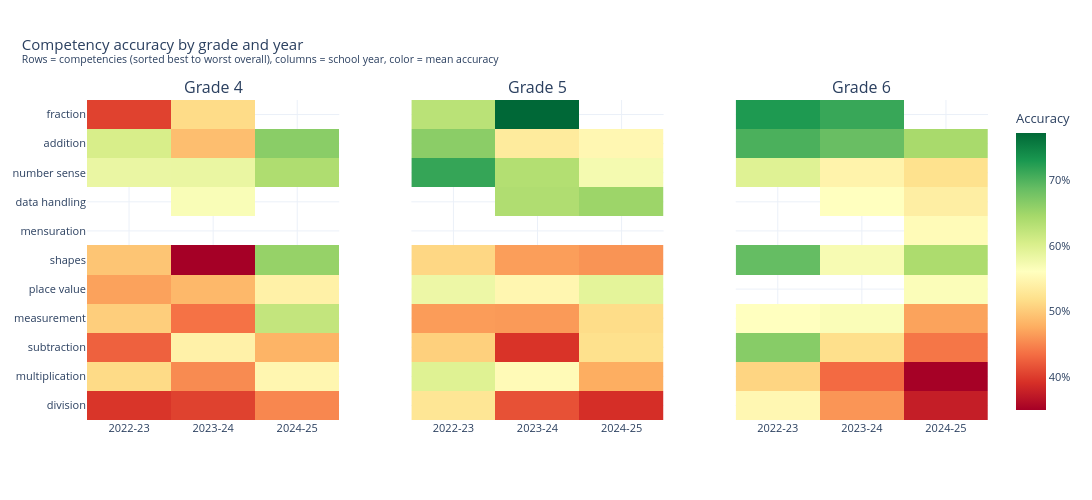

The notebook cell saved with this chart:
### Markdown cell above
### Competency-level accuracy (overall, and by grade/year)

Each question (`Q1`-`Q20`) maps to a `Competency` (e.g. "number sense",
"place value") via the per-file `Competency Mapping` sheet, and that mapping
differs by grade/year. To compute accuracy per competency we:
1. `melt` the wide `Q1..Q20` columns into a long `(grade, year, Question, correct)` table.
2. Join that with `competency_df` on `(Question, grade, year)` to attach the right competency for each row's grade/year.
3. Average `correct` per `Competency`, both overall and split by `(grade, year)`, so we can see the ranking overall as well as how it shifts across grades and years.

### Code cell
# Per-competency accuracy: melt question columns to long format, join with the
# (grade, year)-specific Competency Mapping, then average correctness by competency.
long_df = assessment_df.melt(
    id_vars=["grade", "year"],
    value_vars=question_cols,
    var_name="Question",
    value_name="correct",
)

competency_lookup = competency_df.rename(columns={"Question": "Question"})
merged = long_df.merge(competency_lookup, on=["Question", "grade", "year"], how="left")

overall_competency = merged.groupby("Competency")["correct"].mean().sort_values(ascending=False)
print("Overall competency accuracy (all grades/years combined):")
display(overall_competency)

# Accuracy per competency, split by grade and year, ordered by overall accuracy.
competency_by_grade_year = (
    merged.groupby(["Competency", "grade", "year"])["correct"]
    .mean()
    .reset_index()
)
competency_order = overall_competency.index.tolist()

fig = make_subplots(
    rows=1,
    cols=len(grades),
    subplot_titles=[f"Grade {g}" for g in grades],
    horizontal_spacing=0.08,
)

for i, grade_val in enumerate(grades, start=1):
    pivot_comp = (
        competency_by_grade_year[competency_by_grade_year["grade"] == grade_val]
        .pivot(index="Competency", columns="year", values="correct")
        .reindex(competency_order)[years]
    )
    fig.add_trace(
        go.Heatmap(
            z=pivot_comp.values,
            x=pivot_comp.columns,
            y=pivot_comp.index,
            coloraxis="coloraxis",
            hovertemplate="Competency: %{y}<br>Year: %{x}<br>Accuracy: %{z:.1%}<extra></extra>",
        ),
        row=1,
        col=i,
    )

fig.update_layout(
    title=dict(
        text="Competency accuracy by grade and year<br><sup>Rows = competencies (sorted best to worst overall), columns = school year, color = mean accuracy</sup>",
        x=0.02,
        xanchor="left",
    ),
    coloraxis=dict(colorscale="RdYlGn", colorbar=dict(title="Accuracy", tickformat=".0%")),
    template="plotly_white",
    font=dict(size=11),
    width=1100,
    height=500,
    margin=dict(t=100),
)
fig.update_yaxes(autorange="reversed", row=1, col=1)
for i in range(2, len(grades) + 1):
    fig.update_yaxes(autorange="reversed", showticklabels=False, row=1, col=i)
fig.show()

### Figure 1 — Plotly figure (JSON) as saved in the notebook; plotly's stock layout.template omitted (floating-point values rounded to 4 significant figures)
{"data": [{"coloraxis": "coloraxis", "hovertemplate": "Competency: %{y}<br>Year: %{x}<br>Accuracy: %{z:.1%}<extra></extra>", "type": "heatmap", "x": ["2022-23", "2023-24", "2024-25"], "xaxis": "x", "y": ["fraction", "addition", "number sense", "data handling", "mensuration", "shapes", "place value", "measurement", "subtraction", "multiplication", "division"], "yaxis": "y", "z": [[0.4049, 0.5157, NaN], [0.6042, 0.4906, 0.6641], [0.5841, 0.5844, 0.6384], [NaN, 0.5675, NaN], [NaN, NaN, NaN], [0.4959, 0.3501, 0.6561], [0.4691, 0.4853, 0.5415], [0.5034, 0.4378, 0.6215], [0.4264, 0.5422, 0.4817], [0.5149, 0.4537, 0.549], [0.3955, 0.4044, 0.4515]]}, {"coloraxis": "coloraxis", "hovertemplate": "Competency: %{y}<br>Year: %{x}<br>Accuracy: %{z:.1%}<extra></extra>", "type": "heatmap", "x": ["2022-23", "2023-24", "2024-25"], "xaxis": "x2", "y": ["fraction", "addition", "number sense", "data handling", "mensuration", "shapes", "place value", "measurement", "subtraction", "multiplication", "division"], "yaxis": "y2", "z": [[0.6287, 0.772, NaN], [0.6632, 0.5336, 0.5504], [0.7147, 0.6348, 0.5731], [NaN, 0.6368, 0.6514], [NaN, NaN, NaN], [0.5115, 0.4664, 0.4598], [0.5811, 0.549, 0.5909], [0.4653, 0.4635, 0.5166], [0.5051, 0.3945, 0.5206], [0.5964, 0.5548, 0.477], [0.5267, 0.4149, 0.3903]]}, {"coloraxis": "coloraxis", "hovertemplate": "Competency: %{y}<br>Year: %{x}<br>Accuracy: %{z:.1%}<extra></extra>", "type": "heatmap", "x": ["2022-23", "2023-24", "2024-25"], "xaxis": "x3", "y": ["fraction", "addition", "number sense", "data handling", "mensuration", "shapes", "place value", "measurement", "subtraction", "multiplication", "division"], "yaxis": "y3", "z": [[0.7273, 0.713, NaN], [0.7029, 0.6856, 0.6433], [0.5961, 0.5452, 0.5215], [NaN, 0.5611, 0.5385], [NaN, NaN, 0.5557], [0.688, 0.5705, 0.64], [NaN, NaN, 0.5655], [0.5609, 0.5671, 0.4695], [0.6657, 0.5193, 0.4401], [0.5095, 0.4324, 0.3511], [0.5501, 0.4607, 0.3764]]}], "layout": {"annotations": [{"font": {"size": 16}, "showarrow": false, "text": "Grade 4", "x": 0.14, "xanchor": "center", "xref": "paper", "y": 1, "yanchor": "bottom", "yref": "paper"}, {"font": {"size": 16}, "showarrow": false, "text": "Grade 5", "x": 0.5, "xanchor": "center", "xref": "paper", "y": 1, "yanchor": "bottom", "yref": "paper"}, {"font": {"size": 16}, "showarrow": false, "text": "Grade 6", "x": 0.86, "xanchor": "center", "xref": "paper", "y": 1, "yanchor": "bottom", "yref": "paper"}], "coloraxis": {"colorbar": {"tickformat": ".0%", "title": {"text": "Accuracy"}}, "colorscale": [[0, "rgb(165,0,38)"], [0.1, "rgb(215,48,39)"], [0.2, "rgb(244,109,67)"], [0.3, "rgb(253,174,97)"], [0.4, "rgb(254,224,139)"], [0.5, "rgb(255,255,191)"], [0.6, "rgb(217,239,139)"], [0.7, "rgb(166,217,106)"], [0.8, "rgb(102,189,99)"], [0.9, "rgb(26,152,80)"], [1, "rgb(0,104,55)"]]}, "font": {"size": 11}, "height": 500, "margin": {"t": 100}, "title": {"text": "Competency accuracy by grade and year<br><sup>Rows = competencies (sorted best to worst overall), columns = school year, color = mean accuracy</sup>", "x": 0.02, "xanchor": "left"}, "width": 1100, "xaxis": {"anchor": "y", "domain": [0, 0.28]}, "xaxis2": {"anchor": "y2", "domain": [0.36, 0.64]}, "xaxis3": {"anchor": "y3", "domain": [0.72, 1]}, "yaxis": {"anchor": "x", "autorange": "reversed", "domain": [0, 1]}, "yaxis2": {"anchor": "x2", "autorange": "reversed", "domain": [0, 1], "showticklabels": false}, "yaxis3": {"anchor": "x3", "autorange": "reversed", "domain": [0, 1], "showticklabels": false}}}
